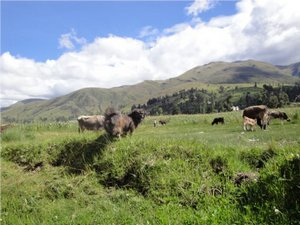
#> input picture Images_processing/Inverting Image/1.jpg, 300 x 225 px; its folder holds only this picture in this run
$ python -i Util.py   (imports and definitions only)
#> lines starting #> are read from the running program, lines starting #| are printed output that depends on the picture; after the words box and inside, x2 and y2 are one past the last pixel; in counts of white or black regions, pixels touching at a corner belong together
#> further down, picture is the input picture: shape (225, 300, 3); mean B, G, R 131.6, 149, 138.7
import cv2
from numpy import array
x_medium = 0
y_medium = 0
def Initial(Width=1200,Height=720):
    cap = cv2.VideoCapture(0)
    cap.set(3, Width)
    cap.set(4, Height)
    _, frame = cap.read()
    rows, cols, ch = frame.shape
    print(f'Row: {rows} Col: {cols}')
    return cap,rows,cols,int(cols/2),int(rows/2)


def Countours(Image,mask):
    global x_medium,y_medium
    contours_red, _ = cv2.findContours(mask, cv2.RETR_TREE, cv2.CHAIN_APPROX_NONE)
    contours = sorted(contours_red, key=lambda x:cv2.contourArea(x), reverse=True)
    for cnt in contours:
        (x,y,w,h) = cv2.boundingRect(cnt)
        cv2.rectangle(Image, (x , y) , (x + w, y + h) , (0, 255, 0), 2)
        x_medium = int((x + x + w) / 2) # int(x + (w/2))
        y_medium = int((y + y + h) / 2) # int(y + (h/2))
        print(f'x:  {x_medium} and y: {y_medium}')
        cv2.circle(Image, (x_medium, y_medium), 15, (250, 0, 0), -1)
        break

def Masking(Image):
    hsv_frame2 = cv2.cvtColor(Image, cv2.COLOR_BGR2HSV)
#> hsv_frame2: shape (225, 300, 3); mean H, S, V 61.1, 85.9, 160.7
    low_red = array([46, 126, 125])
    high_red = array([179, 255, 255])
    red_mask = cv2.inRange(hsv_frame2, low_red, high_red)
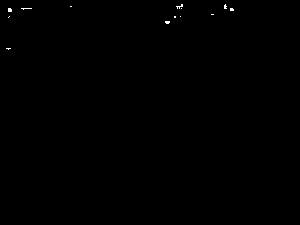
#> red_mask: shape (225, 300); 0.14% white in thin lines or dots, all inside (x1, y1, x2, y2) = (6, 4, 234, 50)
    red = cv2.bitwise_and(Image,Image, mask=red_mask)
    return red_mask,red

>>> import cv2
>>> picture = cv2.imread('../Images_processing/Inverting Image/1.jpg')
>>> result = Masking(picture)

$ run again, on Images_processing/Inverting Image/3.jpg
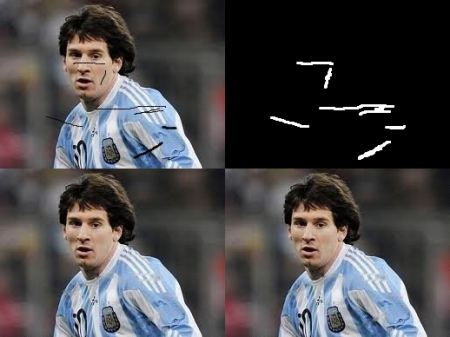
#> input picture Images_processing/Inverting Image/3.jpg, 450 x 337 px
#> picture is the input picture: shape (337, 450, 3); mean B, G, R 73.3, 70.9, 72.5
#> hsv_frame2: shape (337, 450, 3); mean H, S, V 50.1, 37.4, 80.2
#> in Masking, `red_mask = cv2.inRange(hsv_frame2, low_red, high_red)`:
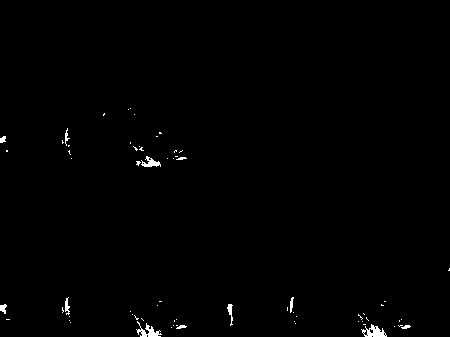
#> red_mask: shape (337, 450); 0.63% white; 67 white regions (55 under 20 px), largest, box (x1, y1, x2, y2) and area: (361, 324, 387, 337) 175, (136, 321, 162, 337) 166, (141, 156, 161, 167) 111
